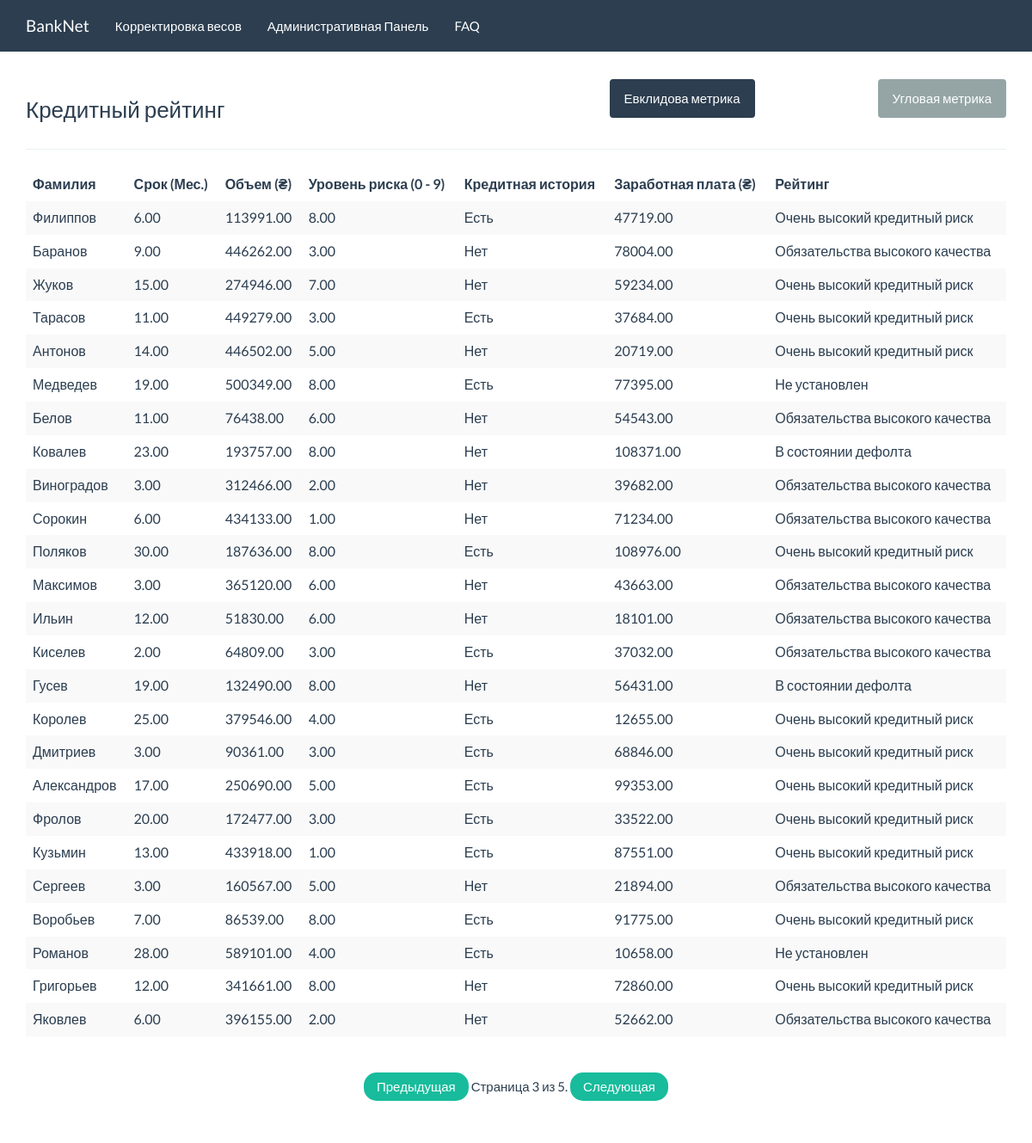
/?page=3, run on the app's committed database.
### banknet/models.py (models this page shows, shortened)
class Rating(models.Model):
    full_name = models.CharField(max_length=255)
    term = models.PositiveSmallIntegerField()
    volume = models.PositiveIntegerField()
    risk_level = models.PositiveSmallIntegerField()
    credit_history = models.BooleanField()
    wages = models.PositiveIntegerField()
    rating = models.DecimalField(max_digits=19, decimal_places=2, blank=True, null=True)

### banknet/views.py (the view)
# urls.py: url(r'^$', views.rating_list, name='rating_list'),
def rating_list(request, method = 'byEuclid'):
    rows = 25
    count = Rating.objects.count()
    page = request.GET.get('page')
    end = rows * int(page if page else 1)
    start = end - rows
    ratings_list = Method.make_retings(Rating.objects.all().order_by('id').reverse()[start:end], method)
    try:
        paginator = Paginator(list(range(0, start)) + list(ratings_list) + list(range(end, count)), rows)
        ratings = paginator.page(page)
    except PageNotAnInteger:
        ratings = paginator.page(1)
    except EmptyPage:
        ratings = paginator.page(paginator.num_pages)
    except Exception:
        ratings = None
    return render(request, 'banknet/rating_list.html', {'ratings': ratings})

### banknet/libraries/Euclid.py (called while the page is built)
    def distance(self, vector):
        return sqrt(reduce((lambda x, y: x+y), map(lambda x: x**2, vector)))

### banknet/libraries/KohonenNet.py (called while the page is built)
    @method.setter
    def method(self, value):
        self.__method = value

### banknet/services.py (called while the page is built)
    @staticmethod
    def get_weight():
        with open(Method.__project_dir + Method.__method + 'Result.json') as data_file:
            weight = json.load(data_file)
        return weight

### banknet/templates/banknet/rating_list.html
{% extends 'banknet/base.html' %}
{% block content %}
    <div class="row">
        <div class="col-xs-3">
            <h3>Кредитный рейтинг</h3>
        </div>
        <div class="col-xs-6">
            <a href="{% url 'rating_list' method='byEuclid' %}?page={{ ratings.number}}" class="btn btn-{% if 'byEuclid' in request.path or 'byAngle' not in request.path %}primary{% else %}default{% endif %} pull-right">Евклидова метрика</a>
        </div>
        <div class="col-xs-3">
            <a href="{% url 'rating_list' method='byAngle' %}?page={{ ratings.number}}"
            class="btn btn-{% if 'byAngle' in request.path %}primary{% else %}default{% endif %} pull-right">Угловая метрика</a>
        </div>
    </div>
    <div class="row">
        <div class="col-xs-12">
            <hr>
            <table class="table table-striped table-hover ">
                <thead>
                    <tr>
                        <th>Фамилия</th>
                        <th>Срок (Мес.)</th>
                        <th>Объем (₴)</th>
                        <th>Уровень риска (0 - 9)</th>
                        <th>Кредитная история</th>
                        <th>Заработная плата (₴)</th>
                        <th>Рейтинг</th>
                    </tr>
                </thead>
                <tbody>
                {% for rating in ratings %}
                    <tr>
                        <td>{{ rating.full_name }}</td>
                        <td>{{ rating.term|floatformat:2 }}</td>
                        <td>{{ rating.volume|floatformat:2 }}</td>
                        <td>{{ rating.risk_level|floatformat:2 }}</td>
                        <td>{{ rating.credit_history|yesno:'Есть,Нет' }}</td>
                        <td>{{ rating.wages|floatformat:2 }}</td>
                        <td>{{ rating.rating }}</td>
                    </tr>
                {% endfor %}
                </tbody>
            </table>
        </div>
    </div>
    <div class="row">
        <div class="col-xs-4 col-xs-offset-4" style="text-align: center;">
            <ul class="pager">
                {% if ratings.has_previous %}
                <li><a href="?page={{ ratings.previous_page_number }}">Предыдущая</a></li>
                {% endif %}
                <span class="current">
                    Страница {{ ratings.number }} из {{ ratings.paginator.num_pages }}.
                </span>
                {% if ratings.has_next %}
                <li><a href="?page={{ ratings.next_page_number }}">Следующая</a></li>
                {% endif %}
            </ul>
        </div>
    </div>
{% endblock content %}

### data on the page
Rating: full_name "Филиппов", term "6.00", volume "113991.00", risk_level "8.00", credit_history "Есть", wages "47719.00", rating "Очень высокий кредитный риск"
Rating: full_name "Баранов", term "9.00", volume "446262.00", risk_level "3.00", credit_history "Нет", wages "78004.00", rating "Обязательства высокого качества"
Rating: full_name "Жуков", term "15.00", volume "274946.00", risk_level "7.00", credit_history "Нет", wages "59234.00", rating "Очень высокий кредитный риск"
Rating: full_name "Тарасов", term "11.00", volume "449279.00", risk_level "3.00", credit_history "Есть", wages "37684.00", rating "Очень высокий кредитный риск"
Rating: full_name "Антонов", term "14.00", volume "446502.00", risk_level "5.00", credit_history "Нет", wages "20719.00", rating "Очень высокий кредитный риск"
Rating: full_name "Медведев", term "19.00", volume "500349.00", risk_level "8.00", credit_history "Есть", wages "77395.00", rating "Не установлен"
Rating: full_name "Белов", term "11.00", volume "76438.00", risk_level "6.00", credit_history "Нет", wages "54543.00", rating "Обязательства высокого качества"
Rating: full_name "Ковалев", term "23.00", volume "193757.00", risk_level "8.00", credit_history "Нет", wages "108371.00", rating "В состоянии дефолта"
Rating: full_name "Виноградов", term "3.00", volume "312466.00", risk_level "2.00", credit_history "Нет", wages "39682.00", rating "Обязательства высокого качества"
Rating: full_name "Сорокин", term "6.00", volume "434133.00", risk_level "1.00", credit_history "Нет", wages "71234.00", rating "Обязательства высокого качества"
Rating: full_name "Поляков", term "30.00", volume "187636.00", risk_level "8.00", credit_history "Есть", wages "108976.00", rating "Очень высокий кредитный риск"
Rating: full_name "Максимов", term "3.00", volume "365120.00", risk_level "6.00", credit_history "Нет", wages "43663.00", rating "Обязательства высокого качества"
Rating: full_name "Ильин", term "12.00", volume "51830.00", risk_level "6.00", credit_history "Нет", wages "18101.00", rating "Обязательства высокого качества"
Rating: full_name "Киселев", term "2.00", volume "64809.00", risk_level "3.00", credit_history "Есть", wages "37032.00", rating "Обязательства высокого качества"
Rating: full_name "Гусев", term "19.00", volume "132490.00", risk_level "8.00", credit_history "Нет", wages "56431.00", rating "В состоянии дефолта"
Rating: full_name "Королев", term "25.00", volume "379546.00", risk_level "4.00", credit_history "Есть", wages "12655.00", rating "Очень высокий кредитный риск"
Rating: full_name "Дмитриев", term "3.00", volume "90361.00", risk_level "3.00", credit_history "Есть", wages "68846.00", rating "Очень высокий кредитный риск"
Rating: full_name "Александров", term "17.00", volume "250690.00", risk_level "5.00", credit_history "Есть", wages "99353.00", rating "Очень высокий кредитный риск"
Rating: full_name "Фролов", term "20.00", volume "172477.00", risk_level "3.00", credit_history "Есть", wages "33522.00", rating "Очень высокий кредитный риск"
Rating: full_name "Кузьмин", term "13.00", volume "433918.00", risk_level "1.00", credit_history "Есть", wages "87551.00", rating "Очень высокий кредитный риск"
Rating: full_name "Сергеев", term "3.00", volume "160567.00", risk_level "5.00", credit_history "Нет", wages "21894.00", rating "Обязательства высокого качества"
Rating: full_name "Воробьев", term "7.00", volume "86539.00", risk_level "8.00", credit_history "Есть", wages "91775.00", rating "Очень высокий кредитный риск"
Rating: full_name "Романов", term "28.00", volume "589101.00", risk_level "4.00", credit_history "Есть", wages "10658.00", rating "Не установлен"
Rating: full_name "Григорьев", term "12.00", volume "341661.00", risk_level "8.00", credit_history "Нет", wages "72860.00", rating "Очень высокий кредитный риск"
Rating: full_name "Яковлев", term "6.00", volume "396155.00", risk_level "2.00", credit_history "Нет", wages "52662.00", rating "Обязательства высокого качества"

### other printed values
{{ ratings.number }} "3"
{{ ratings.paginator.num_pages }} "5"
